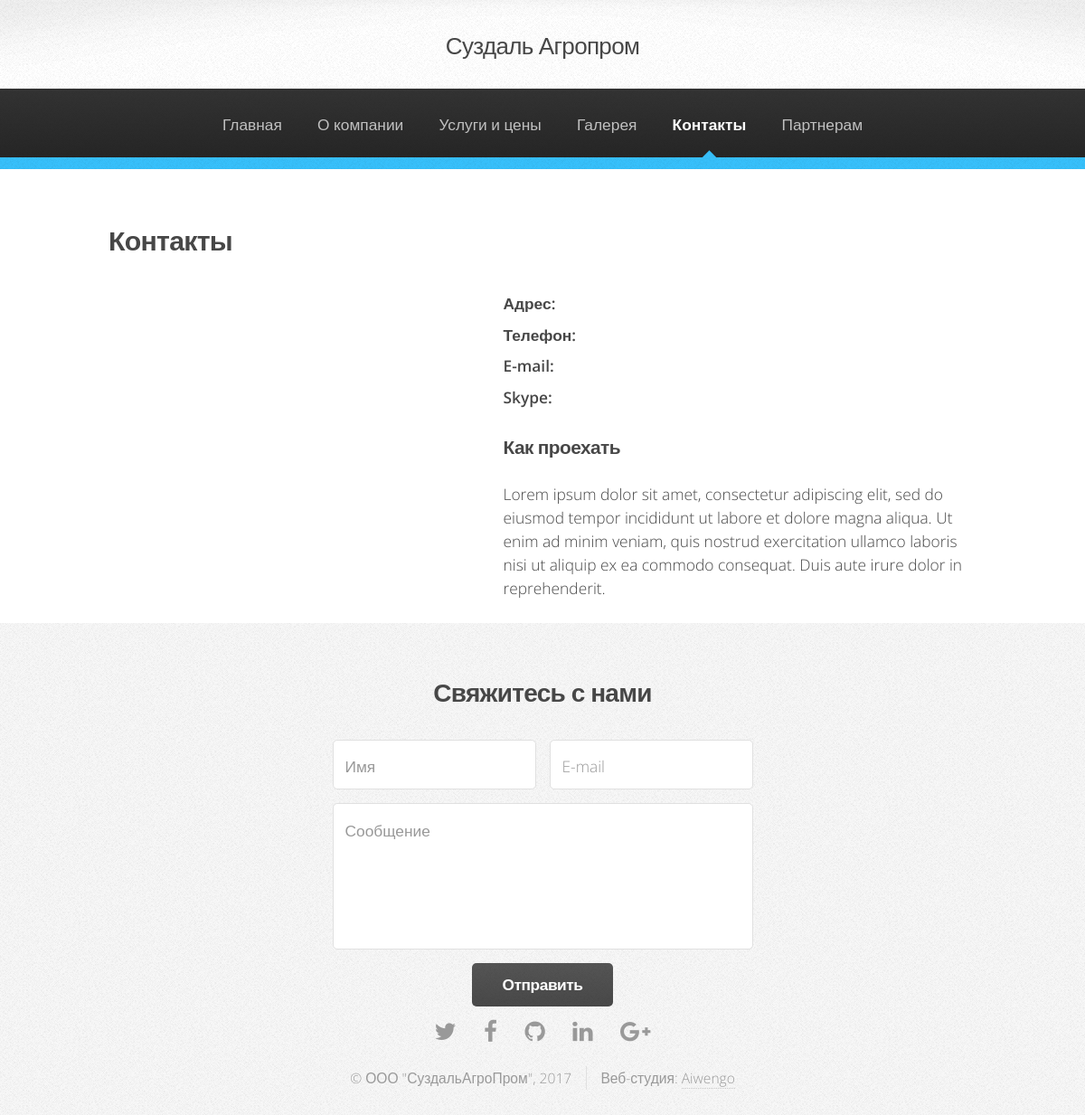
/contacts, run on an earlier commit of the app's database.
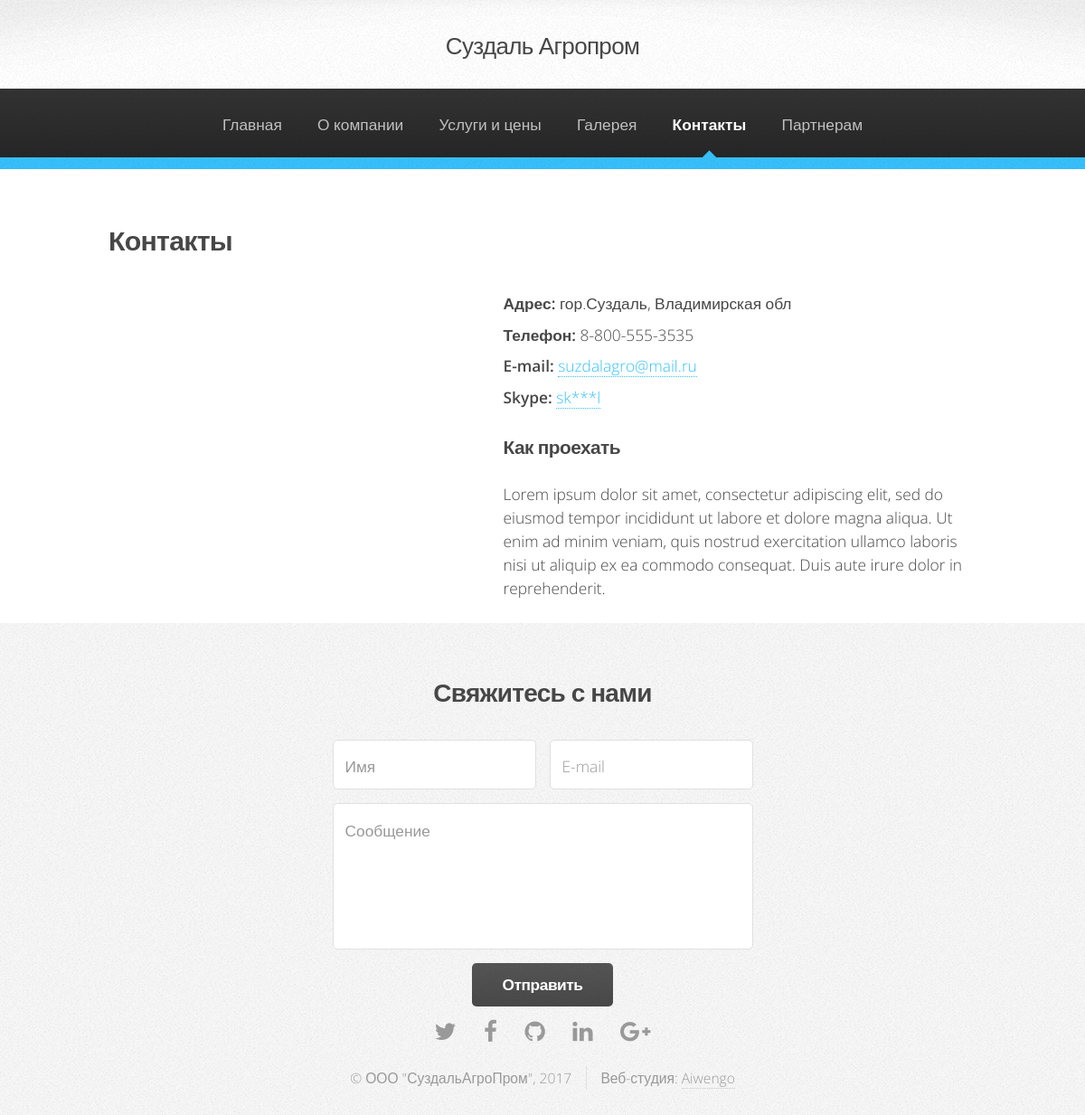
And on a later commit of the database.
### chunks/models.py (models this page shows, shortened)
class Chunk(models.Model):
    key = models.CharField(_(u'Key'), help_text=_(u"A unique name for this chunk of content"), blank=False, max_length=255, unique=True)
    content = models.TextField(_(u'Content'), blank=True)
    description = models.CharField(_(u'Description'), blank=True, max_length=64, help_text=_(u"Short Description"))
    class Meta:
        verbose_name = _(u'chunk')
        verbose_name_plural = _(u'chunks')

### siteagro/views.py (the view)
# urls.py: path('contacts', views.contacts, name='contacts'),
def contacts(request):
	return render(request, "contacts.html", {"Contacts":"current"})

### chunks/templatetags/chunks.py (called while the page is built)
def do_chunk(parser, token):
    tokens = token.split_contents()
    if len(tokens) < 2 or len(tokens) > 3:
        raise template.TemplateSyntaxError(
            "%r tag requires a single argument" % token.contents.split()[0]
        )
    if len(tokens) == 2:
        tag_name, key = tokens
        cache_time = 0
    if len(tokens) == 3:
        tag_name, key, cache_time = tokens
    key = ensure_quoted_string(key, "%r tag's argument should be in quotes" % tag_name)
    return ChunkNode(key, cache_time)

def ensure_quoted_string(string, error_message):
    if not (string[0] == string[-1] and string[0] in ('"', "'")):
        raise template.TemplateSyntaxError(error_message)
    return string[1:-1]

    def render(self, context):
        try:
            cache_key = CACHE_PREFIX + self.key
            c = cache.get(cache_key)
            if c is None:
                c = Chunk.objects.get(key=self.key)
                cache.set(cache_key, c, int(self.cache_time))
            content = c.content
        except Chunk.DoesNotExist:
            content = ''
        return content

### siteagro/templates/contacts.html (shortened to what this page needs)
{% extends "base.html" %}
{% load static %}
{% load chunks %}
{% block stylesheets %}
	<link rel="stylesheet" href="{% static 'siteagro/css/contacts.css' %}" />
{% endblock %}
{% block content %}
				<section class="wrapper style1">
					<div class="container">
						<div id="content">
								<article class="about-company-article">
									<header>
										<h2>Контакты</h2>
									</header>
									<div class="container-fluid">
										<div class="contact-col">
											<address class="address-block">
												<p><strong>Адрес:</strong>  {% chunk "contact_adress" %}</p>
												<p><strong>Телефон:</strong> {% chunk "contact_number" %}</p>
												<p><strong>E-mail:</strong> <a href="#">{% chunk "contact_email" %}</a></p>
												<p><strong>Skype:</strong> <a href="#">{% chunk "contact_skype" %}</a></p>
											</address>
											<h3 class="how-to-come">Как проехать</h3>
											<p>Lorem ipsum dolor sit amet, consectetur adipiscing elit, sed do eiusmod tempor incididunt ut labore et dolore magna aliqua. Ut enim ad minim veniam, quis nostrud exercitation ullamco laboris nisi ut aliquip ex ea commodo consequat. Duis aute irure dolor in reprehenderit.</p>
										</div>
									</div>
								</article>
						</div>
					</div>
				</section>
{% endblock %}

What changed in the data, as far as the page shows it:
added Chunk: content "гор.Суздаль, Владимирская обл"
added Chunk: content "8-800-555-3535"
added Chunk: content "suzdalagro@mail.ru"
added Chunk: content "sk***l"
